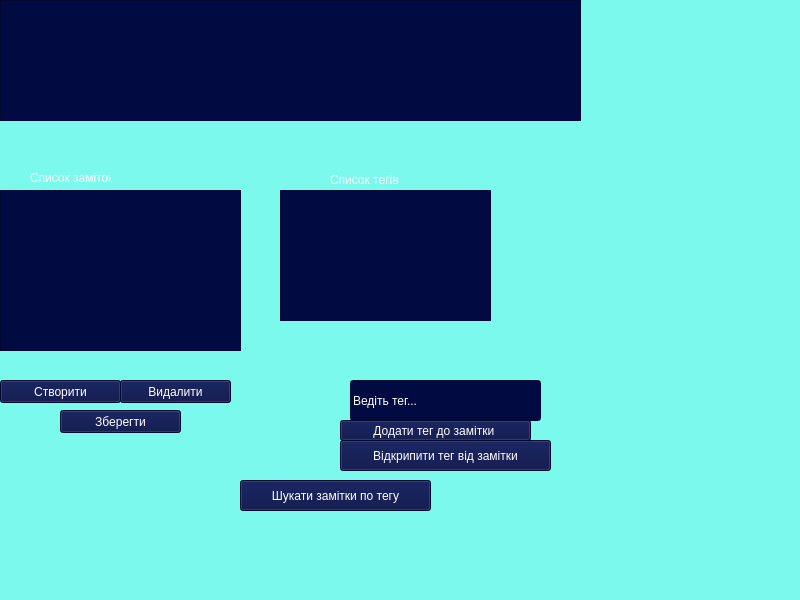
<?xml version="1.0" encoding="UTF-8"?>
<ui version="4.0">
 <class>MainWindow</class>
 <widget class="QMainWindow" name="MainWindow">
  <property name="geometry">
   <rect>
    <x>0</x>
    <y>0</y>
    <width>800</width>
    <height>600</height>
   </rect>
  </property>
  <property name="font">
   <font>
    <pointsize>12</pointsize>
   </font>
  </property>
  <property name="windowTitle">
   <string>MainWindow</string>
  </property>
  <property name="styleSheet">
   <string notr="true">background:#7af9ec;
color:white;</string>
  </property>
  <widget class="QWidget" name="centralwidget">
   <widget class="QTextEdit" name="textEdit">
    <property name="geometry">
     <rect>
      <x>0</x>
      <y>0</y>
      <width>581</width>
      <height>121</height>
     </rect>
    </property>
    <property name="styleSheet">
     <string notr="true">background:#020b41;
color:white;</string>
    </property>
   </widget>
   <widget class="QListWidget" name="listWidget">
    <property name="geometry">
     <rect>
      <x>0</x>
      <y>190</y>
      <width>241</width>
      <height>161</height>
     </rect>
    </property>
    <property name="styleSheet">
     <string notr="true">background:#020b41;
color:white;</string>
    </property>
   </widget>
   <widget class="QListWidget" name="listWidget_2">
    <property name="geometry">
     <rect>
      <x>280</x>
      <y>190</y>
      <width>211</width>
      <height>131</height>
     </rect>
    </property>
    <property name="styleSheet">
     <string notr="true">background:#020b41;
color:white;</string>
    </property>
   </widget>
   <widget class="QPushButton" name="pushButton">
    <property name="geometry">
     <rect>
      <x>0</x>
      <y>380</y>
      <width>121</width>
      <height>23</height>
     </rect>
    </property>
    <property name="styleSheet">
     <string notr="true">background:#020b41;
color:white;</string>
    </property>
    <property name="text">
     <string>Створити</string>
    </property>
   </widget>
   <widget class="QPushButton" name="pushButton_2">
    <property name="geometry">
     <rect>
      <x>120</x>
      <y>380</y>
      <width>111</width>
      <height>23</height>
     </rect>
    </property>
    <property name="styleSheet">
     <string notr="true">background:#020b41;
color:white;</string>
    </property>
    <property name="text">
     <string>Видалити</string>
    </property>
   </widget>
   <widget class="QPushButton" name="pushButton_3">
    <property name="geometry">
     <rect>
      <x>60</x>
      <y>410</y>
      <width>121</width>
      <height>23</height>
     </rect>
    </property>
    <property name="styleSheet">
     <string notr="true">background:#020b41;
color:white;</string>
    </property>
    <property name="text">
     <string>Зберегти</string>
    </property>
   </widget>
   <widget class="QLineEdit" name="lineEdit">
    <property name="geometry">
     <rect>
      <x>350</x>
      <y>380</y>
      <width>191</width>
      <height>41</height>
     </rect>
    </property>
    <property name="styleSheet">
     <string notr="true">background:#020b41;
color:white;</string>
    </property>
    <property name="text">
     <string>Ведіть тег...</string>
    </property>
   </widget>
   <widget class="QPushButton" name="pushButton_4">
    <property name="geometry">
     <rect>
      <x>340</x>
      <y>420</y>
      <width>191</width>
      <height>21</height>
     </rect>
    </property>
    <property name="styleSheet">
     <string notr="true">background:#020b41;
color:white;</string>
    </property>
    <property name="text">
     <string>Додати тег до замітки </string>
    </property>
   </widget>
   <widget class="QPushButton" name="pushButton_5">
    <property name="geometry">
     <rect>
      <x>340</x>
      <y>440</y>
      <width>211</width>
      <height>31</height>
     </rect>
    </property>
    <property name="styleSheet">
     <string notr="true">background:#020b41;
color:white;</string>
    </property>
    <property name="text">
     <string>Відкрипити тег від замітки</string>
    </property>
   </widget>
   <widget class="QPushButton" name="pushButton_6">
    <property name="geometry">
     <rect>
      <x>240</x>
      <y>480</y>
      <width>191</width>
      <height>31</height>
     </rect>
    </property>
    <property name="styleSheet">
     <string notr="true">background:#020b41;
color:white;</string>
    </property>
    <property name="text">
     <string>Шукати замітки по тегу</string>
    </property>
   </widget>
   <widget class="QLabel" name="label">
    <property name="geometry">
     <rect>
      <x>30</x>
      <y>170</y>
      <width>81</width>
      <height>16</height>
     </rect>
    </property>
    <property name="text">
     <string>Список заміток</string>
    </property>
   </widget>
   <widget class="QLabel" name="label_2">
    <property name="geometry">
     <rect>
      <x>330</x>
      <y>170</y>
      <width>101</width>
      <height>20</height>
     </rect>
    </property>
    <property name="text">
     <string>Список тегів</string>
    </property>
   </widget>
  </widget>
  <widget class="QMenuBar" name="menubar">
   <property name="geometry">
    <rect>
     <x>0</x>
     <y>0</y>
     <width>800</width>
     <height>21</height>
    </rect>
   </property>
  </widget>
  <widget class="QStatusBar" name="statusbar"/>
 </widget>
 <resources/>
 <connections/>
</ui>
